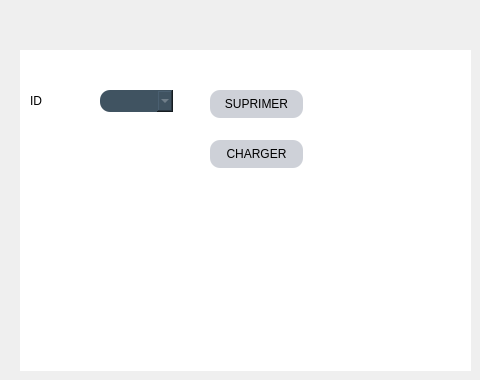
      <widget class="QWidget" name="tab_6">
       <attribute name="title">
        <string>suprimer</string>
       </attribute>
       <widget class="QFrame" name="frame_3">
        <property name="geometry">
         <rect>
          <x>20</x>
          <y>50</y>
          <width>451</width>
          <height>321</height>
         </rect>
        </property>
        <property name="styleSheet">
         <string notr="true">*{
background:rgb(255,255,255);
front-size:15px;
front-family:Century Gothic ,sans-serif; 
}
QFrame{
border:solid 10px rgba(0,0,0);
background-image:url(:/image/304994104_495330762596530_1836534426898481832_n.jpg)
}
QLineEdit{
color:#8d98a1;
background-color:#405361;
font-size:18px;
border-style:outset;
border-radius:10px;
}
QPushButton{
background:#ced1d8;
border-style:outset;
border-radius:10px;
}
QComboBox{
color:#8d98a1;
background-color:#405361;
font-size:18px;
border-style:outset;
border-radius:10px;
}</string>
        </property>
        <property name="frameShape">
         <enum>QFrame::StyledPanel</enum>
        </property>
        <property name="frameShadow">
         <enum>QFrame::Raised</enum>
        </property>
        <widget class="QComboBox" name="comboBox_3">
         <property name="geometry">
          <rect>
           <x>80</x>
           <y>40</y>
           <width>73</width>
           <height>22</height>
          </rect>
         </property>
        </widget>
        <widget class="QPushButton" name="pushButton_7">
         <property name="geometry">
          <rect>
           <x>190</x>
           <y>40</y>
           <width>93</width>
           <height>28</height>
          </rect>
         </property>
         <property name="text">
          <string>SUPRIMER</string>
         </property>
        </widget>
        <widget class="QPushButton" name="pushButton_8">
         <property name="geometry">
          <rect>
           <x>190</x>
           <y>90</y>
           <width>93</width>
           <height>28</height>
          </rect>
         </property>
         <property name="text">
          <string>CHARGER</string>
         </property>
        </widget>
        <widget class="QLabel" name="label_11">
         <property name="geometry">
          <rect>
           <x>10</x>
           <y>40</y>
           <width>61</width>
           <height>21</height>
          </rect>
         </property>
         <property name="text">
          <string>ID</string>
         </property>
        </widget>
       </widget>
      </widget>
